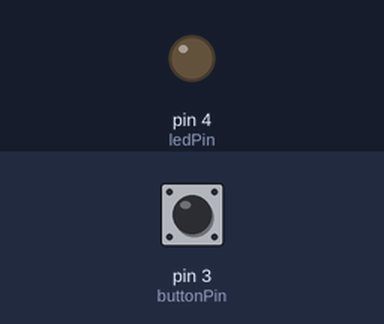
The sketch below on a simulated Arduino Uno, built with avr-gcc and run on an emulated ATmega328P. Parts: output pins drawn as LEDs (lit = HIGH). The test bench sets the inputs (shaded band); at power-on: pin 3 (buttonPin) LOW.

Above: at 1.2 s.
1.3 s: pin 3 (buttonPin) pulled HIGH for 0.15 s
At 1.37 s:
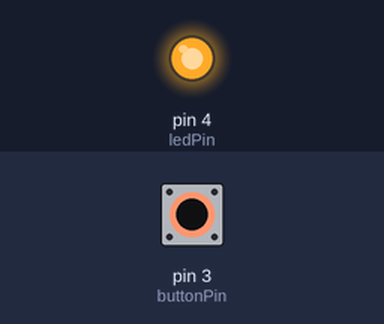
2.9 s: pin 3 (buttonPin) pulled HIGH for 3.2 s
At 7.5 s:
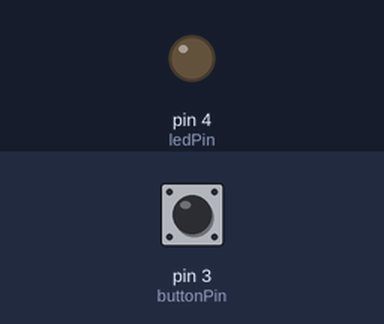
Timing chart, 0 to 9.0 s (numbered marks = the images above; inputs shaded):
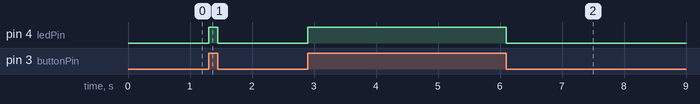

Measured:
- after the input at 1.3 s, pin 4 (ledPin): LOW → HIGH at once, → LOW 0.15 s later
- after the input at 2.9 s, pin 4 (ledPin): LOW → HIGH at once, → LOW 3.2 s later

The sketch:

Button.ino
```cpp
const int buttonPin = 3, ledPin = 4;

void setup()
{
  pinMode(buttonPin, INPUT);
  pinMode(ledPin, OUTPUT);
}

void loop()
{
  int reading = digitalRead(buttonPin);
  if (reading)
  {
    digitalWrite(ledPin, HIGH);
  }
  else
  {
    digitalWrite(ledPin, LOW);
  }
}
```
